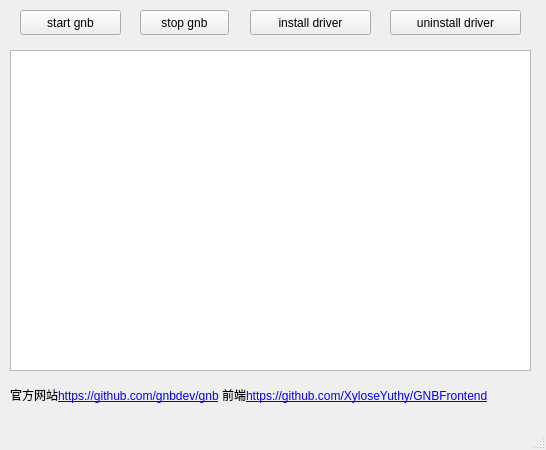
<?xml version="1.0" encoding="UTF-8"?>
<ui version="4.0">
 <class>MainWindow</class>
 <widget class="QMainWindow" name="MainWindow">
  <property name="geometry">
   <rect>
    <x>0</x>
    <y>0</y>
    <width>546</width>
    <height>450</height>
   </rect>
  </property>
  <property name="minimumSize">
   <size>
    <width>546</width>
    <height>450</height>
   </size>
  </property>
  <property name="maximumSize">
   <size>
    <width>546</width>
    <height>450</height>
   </size>
  </property>
  <property name="windowTitle">
   <string>GNB_FRONTEND</string>
  </property>
  <widget class="QWidget" name="centralWidget">
   <widget class="QListWidget" name="listWidget">
    <property name="geometry">
     <rect>
      <x>10</x>
      <y>50</y>
      <width>521</width>
      <height>321</height>
     </rect>
    </property>
   </widget>
   <widget class="QPushButton" name="startButton">
    <property name="geometry">
     <rect>
      <x>20</x>
      <y>10</y>
      <width>101</width>
      <height>25</height>
     </rect>
    </property>
    <property name="text">
     <string>start gnb</string>
    </property>
   </widget>
   <widget class="QPushButton" name="stopButton">
    <property name="geometry">
     <rect>
      <x>140</x>
      <y>10</y>
      <width>89</width>
      <height>25</height>
     </rect>
    </property>
    <property name="text">
     <string>stop gnb</string>
    </property>
   </widget>
   <widget class="QPushButton" name="installdrvButton">
    <property name="geometry">
     <rect>
      <x>250</x>
      <y>10</y>
      <width>121</width>
      <height>25</height>
     </rect>
    </property>
    <property name="text">
     <string>install driver</string>
    </property>
   </widget>
   <widget class="QPushButton" name="uninstalldrvButton">
    <property name="geometry">
     <rect>
      <x>390</x>
      <y>10</y>
      <width>131</width>
      <height>25</height>
     </rect>
    </property>
    <property name="text">
     <string>uninstall driver</string>
    </property>
   </widget>
   <widget class="QLabel" name="label">
    <property name="geometry">
     <rect>
      <x>10</x>
      <y>380</y>
      <width>511</width>
      <height>31</height>
     </rect>
    </property>
    <property name="text">
     <string>官方网站&lt;a href=&quot;https://github.com/gnbdev/gnb&quot;&gt;https://github.com/gnbdev/gnb&lt;/a&gt; 前端&lt;a href=&quot;https://github.com/XyloseYuthy/GNBFrontend&quot;&gt;https://github.com/XyloseYuthy/GNBFrontend&lt;/a&gt;</string>
    </property>
    <property name="openExternalLinks">
     <bool>true</bool>
    </property>
   </widget>
  </widget>
  <widget class="QStatusBar" name="statusBar"/>
  <widget class="QMenuBar" name="menuBar">
   <property name="geometry">
    <rect>
     <x>0</x>
     <y>0</y>
     <width>546</width>
     <height>23</height>
    </rect>
   </property>
  </widget>
 </widget>
 <layoutdefault spacing="6" margin="11"/>
 <resources/>
 <connections/>
</ui>
